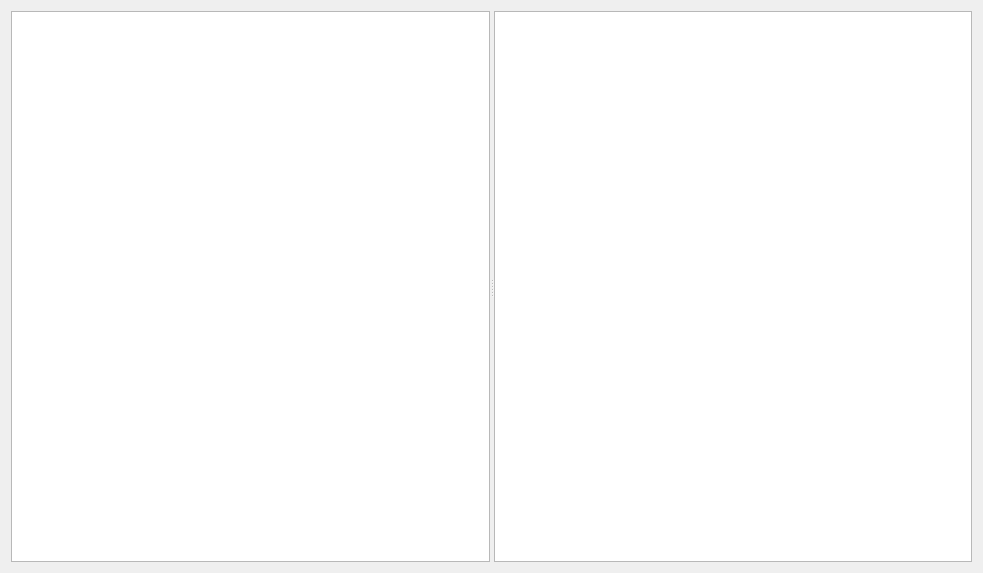
<?xml version="1.0" encoding="UTF-8"?>
<ui version="4.0">
 <class>DatabaseView</class>
 <widget class="QWidget" name="DatabaseView">
  <property name="geometry">
   <rect>
    <x>0</x>
    <y>0</y>
    <width>983</width>
    <height>573</height>
   </rect>
  </property>
  <property name="windowTitle">
   <string>Form</string>
  </property>
  <layout class="QVBoxLayout" name="verticalLayout">
   <item>
    <widget class="QSplitter" name="splitter">
     <property name="orientation">
      <enum>Qt::Horizontal</enum>
     </property>
     <widget class="QTreeView" name="groupView">
      <property name="enabled">
       <bool>true</bool>
      </property>
      <property name="contextMenuPolicy">
       <enum>Qt::ActionsContextMenu</enum>
      </property>
      <property name="acceptDrops">
       <bool>false</bool>
      </property>
      <property name="dragEnabled">
       <bool>true</bool>
      </property>
      <property name="dragDropMode">
       <enum>QAbstractItemView::InternalMove</enum>
      </property>
      <property name="defaultDropAction">
       <enum>Qt::IgnoreAction</enum>
      </property>
      <property name="rootIsDecorated">
       <bool>true</bool>
      </property>
     </widget>
     <widget class="QTreeView" name="entriesView">
      <property name="contextMenuPolicy">
       <enum>Qt::ActionsContextMenu</enum>
      </property>
      <property name="rootIsDecorated">
       <bool>false</bool>
      </property>
      <property name="itemsExpandable">
       <bool>true</bool>
      </property>
      <attribute name="headerStretchLastSection">
       <bool>false</bool>
      </attribute>
     </widget>
    </widget>
   </item>
  </layout>
  <action name="actionDeleteGroup">
   <property name="enabled">
    <bool>true</bool>
   </property>
   <property name="icon">
    <iconset resource="icons/16x16/16x16.qrc">
     <normaloff>:/kdbx/icons/16x16/C45.png</normaloff>:/kdbx/icons/16x16/C45.png</iconset>
   </property>
   <property name="text">
    <string>Delete group</string>
   </property>
   <property name="shortcut">
    <string>Del</string>
   </property>
  </action>
  <action name="actionGroupProperties">
   <property name="enabled">
    <bool>true</bool>
   </property>
   <property name="icon">
    <iconset resource="icons/16x16/16x16.qrc">
     <normaloff>:/kdbx/icons/16x16/C57.png</normaloff>:/kdbx/icons/16x16/C57.png</iconset>
   </property>
   <property name="text">
    <string>Properties</string>
   </property>
  </action>
  <action name="actionEntryEdit">
   <property name="text">
    <string>Edit entry</string>
   </property>
   <property name="font">
    <font>
     <weight>75</weight>
     <bold>true</bold>
    </font>
   </property>
   <property name="menuRole">
    <enum>QAction::ApplicationSpecificRole</enum>
   </property>
   <property name="priority">
    <enum>QAction::NormalPriority</enum>
   </property>
  </action>
  <action name="actionEntryVersions">
   <property name="text">
    <string>Versions...</string>
   </property>
  </action>
  <action name="actionEntryDelete">
   <property name="icon">
    <iconset resource="icons/16x16/16x16.qrc">
     <normaloff>:/kdbx/icons/16x16/C45.png</normaloff>:/kdbx/icons/16x16/C45.png</iconset>
   </property>
   <property name="text">
    <string>Delete entry</string>
   </property>
  </action>
  <action name="actionEntryNew">
   <property name="icon">
    <iconset resource="icons/16x16/16x16.qrc">
     <normaloff>:/kdbx/icons/16x16/C07.png</normaloff>:/kdbx/icons/16x16/C07.png</iconset>
   </property>
   <property name="text">
    <string>New entry...</string>
   </property>
  </action>
 </widget>
 <resources>
  <include location="icons/16x16/16x16.qrc"/>
 </resources>
 <connections/>
</ui>
